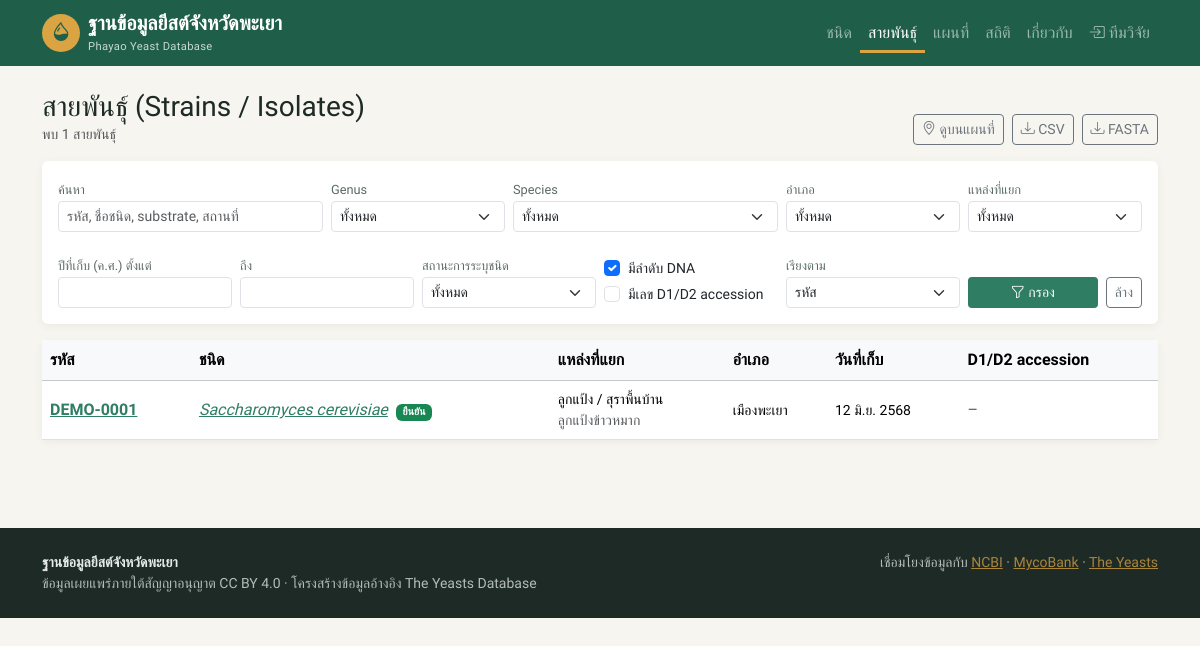
Page /strains?has_seq=1 on the committed database.
### tables this page shows
CREATE TABLE IF NOT EXISTS strains (
  id                    INT AUTO_INCREMENT PRIMARY KEY,
  strain_code           VARCHAR(40) NOT NULL UNIQUE,      
  other_codes           VARCHAR(255),                     
  species_id            INT,
  identification_status ENUM('confirmed','tentative','unidentified') DEFAULT 'tentative',
  is_type_strain        TINYINT(1) DEFAULT 0,
  source_id             INT,
  substrate             VARCHAR(255),                     
  district_id           INT,
  subdistrict           VARCHAR(100),
  locality              VARCHAR(255),
  latitude              DECIMAL(9,6),
  longitude             DECIMAL(9,6),
  elevation_m           INT,
  collection_date       DATE,
  collector             VARCHAR(150),
  isolator              VARCHAR(150),
  isolation_method      VARCHAR(255),
  identified_by         VARCHAR(150),
  identification_method VARCHAR(255),
  storage               VARCHAR(255),                     
  availability          ENUM('available','restricted','not_available') DEFAULT 'available',
  remarks               TEXT,
  is_demo               TINYINT(1) NOT NULL DEFAULT 0,
  created_by            INT,
  updated_by            INT,
  created_at            TIMESTAMP DEFAULT CURRENT_TIMESTAMP,
  updated_at            TIMESTAMP DEFAULT CURRENT_TIMESTAMP ON UPDATE CURRENT_TIMESTAMP,
  FOREIGN KEY (species_id)  REFERENCES species(id)   ON DELETE SET NULL,
  FOREIGN KEY (source_id)   REFERENCES sources(id)   ON DELETE SET NULL,
  FOREIGN KEY (district_id) REFERENCES districts(id) ON DELETE SET NULL,
  KEY idx_coll_date (collection_date)
);

CREATE TABLE IF NOT EXISTS species (
  id                     INT AUTO_INCREMENT PRIMARY KEY,
   
  kingdom                VARCHAR(60) DEFAULT 'Fungi',
  subkingdom             VARCHAR(60) DEFAULT 'Dikarya',
  phylum                 VARCHAR(60),
  subphylum              VARCHAR(60),
  class_name             VARCHAR(60),
  order_name             VARCHAR(60),
  family                 VARCHAR(60),
  genus                  VARCHAR(80) NOT NULL,
  epithet                VARCHAR(80) NOT NULL,
  authority              VARCHAR(200),
  year_described         SMALLINT,
  mycobank_no            VARCHAR(20),
  ncbi_taxid             INT,
  current_name           VARCHAR(300),
  basionym               VARCHAR(300),
   
  phylogenetic_placement TEXT,
  comments               TEXT,
  ecology                TEXT,
  applications           TEXT,        
   
  growth_description     TEXT,
  cell_shape             VARCHAR(200),
  cell_size              VARCHAR(100),
  filaments              VARCHAR(200),
  asexual_reproduction   VARCHAR(200),
  sexual_reproduction    TEXT,
  ascospores             VARCHAR(200),
  physiology_summary     TEXT,
  coq_system             VARCHAR(20),
   
  d1d2_ref_accession     VARCHAR(30),
  d1d2_ref_strain        VARCHAR(100),
   
  ncbi_lineage           TEXT,
  ncbi_synced_at         DATETIME,
  is_demo                TINYINT(1) NOT NULL DEFAULT 0,
  created_by             INT,
  updated_by             INT,
  created_at             TIMESTAMP DEFAULT CURRENT_TIMESTAMP,
  updated_at             TIMESTAMP DEFAULT CURRENT_TIMESTAMP ON UPDATE CURRENT_TIMESTAMP,
  UNIQUE KEY uq_species (genus, epithet),
  KEY idx_family (family),
  FULLTEXT KEY ft_species (genus, epithet, comments, ecology, applications)
);

CREATE TABLE IF NOT EXISTS sources (
  id       INT AUTO_INCREMENT PRIMARY KEY,
  name_th  VARCHAR(100) NOT NULL,
  name_en  VARCHAR(100) NOT NULL
);

CREATE TABLE IF NOT EXISTS districts (
  id       INT AUTO_INCREMENT PRIMARY KEY,
  name_th  VARCHAR(100) NOT NULL,
  name_en  VARCHAR(100) NOT NULL,
  lat      DECIMAL(9,6),
  lng      DECIMAL(9,6)
);

### src/public_pages.php (called while the page is built, shortened)
<?php
function strain_filters(): array
{
    $w = [];
    $p = [];
    if (input('has_seq') === '1') $w[] = 'EXISTS (SELECT 1 FROM sequences sq WHERE sq.strain_id = st.id)';
    return [$w ? 'WHERE ' . implode(' AND ', $w) : '', $p];
}
function lookup_lists(): array
{
    return [
        'districts' => q_all('SELECT * FROM districts ORDER BY id'),
        'sources'   => q_all('SELECT * FROM sources ORDER BY name_th'),
        'families'  => q_all('SELECT DISTINCT family FROM species WHERE family IS NOT NULL ORDER BY family'),
        'genera'    => q_all('SELECT DISTINCT genus FROM species ORDER BY genus'),
        'species'   => q_all('SELECT id, genus, epithet FROM species ORDER BY genus, epithet'),
    ];
}
function page_strain_list(): void
{
    [$where, $p] = strain_filters();
    $sorts = ['code' => 'st.strain_code', 'species' => 'sp.genus, sp.epithet, st.strain_code',
              'date' => 'st.collection_date DESC', 'district' => 'd.id, st.strain_code'];
    $sort = $sorts[input('sort', 'code')] ?? $sorts['code'];
    $total = (int) q_val("SELECT COUNT(*) FROM strains st LEFT JOIN species sp ON sp.id = st.species_id
        LEFT JOIN districts d ON d.id = st.district_id $where", $p);
    $pg = paginate($total, (int) input('page', 1), config('per_page'));
    $rows = q_all(STRAIN_SELECT . " $where ORDER BY $sort LIMIT {$pg['per']} OFFSET {$pg['offset']}", $p);
    view('strain_list', compact('rows', 'pg') + lookup_lists() + ['title' => 'สายพันธุ์ (Strains)']);
}

### src/db.php (called while the page is built, shortened)
<?php
function db(): PDO
{
    static $pdo = null;
    if ($pdo === null) {
        $c = config('db');
        $dsn = "mysql:host={$c['host']};port={$c['port']};dbname={$c['name']};charset=utf8mb4";
        $pdo = new PDO($dsn, $c['user'], $c['pass'], [
            PDO::ATTR_ERRMODE            => PDO::ERRMODE_EXCEPTION,
            PDO::ATTR_DEFAULT_FETCH_MODE => PDO::FETCH_ASSOC,
            PDO::ATTR_EMULATE_PREPARES   => false,
        ]);
    }
    return $pdo;
}
function q(string $sql, array $params = []): PDOStatement
{
    $st = db()->prepare($sql);
    $st->execute($params);
    return $st;
}
function q_all(string $sql, array $params = []): array
{
    return q($sql, $params)->fetchAll();
}
function q_val(string $sql, array $params = [])
{
    $v = q($sql, $params)->fetchColumn();
    return $v === false ? null : $v;
}

### src/config.php (called while the page is built, shortened)
<?php
$config = [
    'app_name'     => 'Phayao Yeast Database',
    'app_name_th'  => 'ฐานข้อมูลยีสต์จังหวัดพะเยา',
    'base_url'     => getenv('BASE_URL') ?: '',
    'db' => [
        'host' => getenv('DB_HOST') ?: '127.0.0.1',
        'port' => getenv('DB_PORT') ?: '3306',
        'name' => getenv('DB_NAME') ?: 'yeast_pyo',
        'user' => getenv('DB_USER') ?: 'root',
        'pass' => getenv('DB_PASS') ?: '',
    ],
    'ncbi' => [
        'tool'    => 'pyo_ydb',
        'email'   => getenv('NCBI_EMAIL') ?: '',
        'api_key' => getenv('NCBI_API_KEY') ?: '',
        'timeout' => 20,
    ],
    'public_coord_precision' => 2,
    'per_page'     => 20,
    'upload_dir'   => __DIR__ . '/../public/uploads',
    'upload_max'   => 10 * 1024 * 1024,
    'data_license' => 'CC BY 4.0',
];
$local = __DIR__ . '/../config.local.php';
return $config;

### views/strain_list.php (the view, shortened to what this page needs)
<?php
$qs = $_GET;
unset($qs['page'], $qs['sort']);
$status = ['confirmed' => ['success', 'ยืนยัน'], 'tentative' => ['warning', 'เบื้องต้น'], 'unidentified' => ['secondary', 'ยังไม่ระบุ']];
?>
<div class="d-flex flex-wrap justify-content-between align-items-end gap-2 mb-3">
  <div><h1 class="h3 mb-0">สายพันธุ์ (Strains / Isolates)</h1><div class="text-muted small">พบ <?= number_format($pg['total']) ?> สายพันธุ์</div></div>
  <div class="d-flex flex-wrap gap-2">
    <a class="btn btn-sm btn-outline-secondary" href="<?= url('map', $qs) ?>"><i class="bi bi-geo-alt"></i> ดูบนแผนที่</a>
    <a class="btn btn-sm btn-outline-secondary" href="<?= url('export/strains.csv', $qs) ?>"><i class="bi bi-download"></i> CSV</a>
    <a class="btn btn-sm btn-outline-secondary" href="<?= url('export/sequences.fasta', $qs) ?>"><i class="bi bi-download"></i> FASTA</a>
  </div>
</div>
<div class="card"><div class="table-responsive"><table class="table table-hover align-middle mb-0">
  <thead class="table-light"><tr><th>รหัส</th><th>ชนิด</th><th class="d-none d-md-table-cell">แหล่งที่แยก</th><th>อำเภอ</th>
    <th class="d-none d-lg-table-cell">วันที่เก็บ</th><th class="d-none d-md-table-cell">D1/D2 accession</th></tr></thead>
  <tbody>
  <?php foreach ($rows as $r): [$cls, $lbl] = $status[$r['identification_status']] ?? ['light', '']; ?>
    <tr>
      <td><a class="fw-semibold" href="<?= url('strain/' . $r['strain_code']) ?>"><?= e($r['strain_code']) ?></a>
        <?= $r['is_type_strain'] ? '<span title="type strain">♦</span>' : '' ?></td>
      <td><?= $r['species_id'] ? '<a href="' . url('species/' . $r['species_id']) . '">' . species_name($r) . '</a>' : species_name($r) ?>
        <span class="badge text-bg-<?= $cls ?> ms-1" style="font-size:.65rem"><?= $lbl ?></span></td>
      <td class="d-none d-md-table-cell small"><?= e($r['source_th'] ?? '–') ?><?= $r['substrate'] ? '<div class="text-muted">' . e($r['substrate']) . '</div>' : '' ?></td>
      <td class="small"><?= e($r['district_th'] ?? '–') ?></td>
      <td class="d-none d-lg-table-cell small"><?= thai_date($r['collection_date']) ?></td>
      <td class="d-none d-md-table-cell"><?= $r['d1d2_accession'] ? '<a class="font-monospace small" target="_blank" rel="noopener" href="' . e(genbank_url($r['d1d2_accession'])) . '">' . e($r['d1d2_accession']) . '</a>' : '<span class="text-muted">–</span>' ?></td>
    </tr>
  <?php endforeach; ?>
  </tbody>
</table></div></div>

### src/helpers.php (shortened to what this page needs)
<?php
function config(?string $key = null)
{
    static $cfg = null;
    $cfg ??= require __DIR__ . '/config.php';
    return $key === null ? $cfg : ($cfg[$key] ?? null);
}
function e($v): string
{
    return htmlspecialchars((string) ($v ?? ''), ENT_QUOTES, 'UTF-8');
}
function url(string $path = '', array $query = []): string
{
    $u = rtrim(config('base_url'), '/') . '/' . ltrim($path, '/');
    $query = array_filter($query, fn($v) => $v !== '' && $v !== null);
    return $query ? $u . '?' . http_build_query($query) : $u;
}
function view(string $__view, array $vars = [], string $__layout = 'layout'): void
{
    extract($vars, EXTR_SKIP);
    require __DIR__ . "/../views/$__view.php";
}
function input(string $k, $default = '')
{
    $v = $_GET[$k] ?? $default;
    return is_string($v) ? trim($v) : $v;
}
function species_name(array $row, string $g = 'genus', string $s = 'epithet'): string
{
    return '<i>' . e($row[$g] . ' ' . $row[$s]) . '</i>';
}
function paginate(int $total, int $page, int $per): array
{
    $pages = max(1, (int) ceil($total / $per));
    $page = min(max(1, $page), $pages);
    return ['total' => $total, 'page' => $page, 'pages' => $pages, 'per' => $per, 'offset' => ($page - 1) * $per];
}
function thai_date(?string $d): string
{
    $m = ['', 'ม.ค.', 'ก.พ.', 'มี.ค.', 'เม.ย.', 'พ.ค.', 'มิ.ย.', 'ก.ค.', 'ส.ค.', 'ก.ย.', 'ต.ค.', 'พ.ย.', 'ธ.ค.'];
    $t = strtotime($d);
    return (int) date('j', $t) . ' ' . $m[(int) date('n', $t)] . ' ' . (date('Y', $t) + 543);
}

### public/index.php (shortened to what this page needs)
<?php
require __DIR__ . '/../src/helpers.php';
require __DIR__ . '/../src/db.php';
require __DIR__ . '/../src/public_pages.php';
$path = '/' . trim(parse_url($_SERVER['REQUEST_URI'], PHP_URL_PATH), '/');
$method = $_SERVER['REQUEST_METHOD'];
try {
    foreach ($routes as [$m, $re, $fn]) {
        if ($m === $method && preg_match($re, $path, $mm)) {
            array_shift($mm);
            $fn(...$mm);
            exit;
        }
    }
} catch (PDOException $ex) {
    error_log($ex->getMessage());
    abort(500, 'เกิดข้อผิดพลาดของฐานข้อมูล' . (getenv('APP_DEBUG') ? ': ' . $ex->getMessage() : ''));
}

### public/assets/css/app.css (style rules this page uses)
:root { --pyo-green: #1f5f4a; --pyo-green-2: #2f7d63; --pyo-amber: #d9a441; --pyo-cream: #f7f5ef; --pyo-ink: #1d2a26; }
body { font-family: 'IBM Plex Sans Thai', system-ui, sans-serif; background: var(--pyo-cream); color: var(--pyo-ink); }
a { color: var(--pyo-green-2); }
.card { border: 0; box-shadow: 0 2px 10px rgba(0,0,0,.05); }

### rows in the picture
strains: strain_code "DEMO-0001", species.epithet "Saccharomyces cerevisiae", lbl "ยืนยัน", source.name_th "ลูกแป้ง / สุราพื้นบ้าน", substrate "ลูกแป้งข้าวหมาก", district.name_th "เมืองพะเยา", collection_date "12 มิ.ย. 2568"

### other values in the picture
$pg['total'] "1"
$label "Genus Species อำเภอ แหล่งที่แยก สถานะการระบุชนิด เรียงตาม"
form field genus "ทั้งหมด"
form field species "ทั้งหมด"
form field district "ทั้งหมด"
form field source "ทั้งหมด"
form field status "ทั้งหมด"
form field sort "รหัส"
